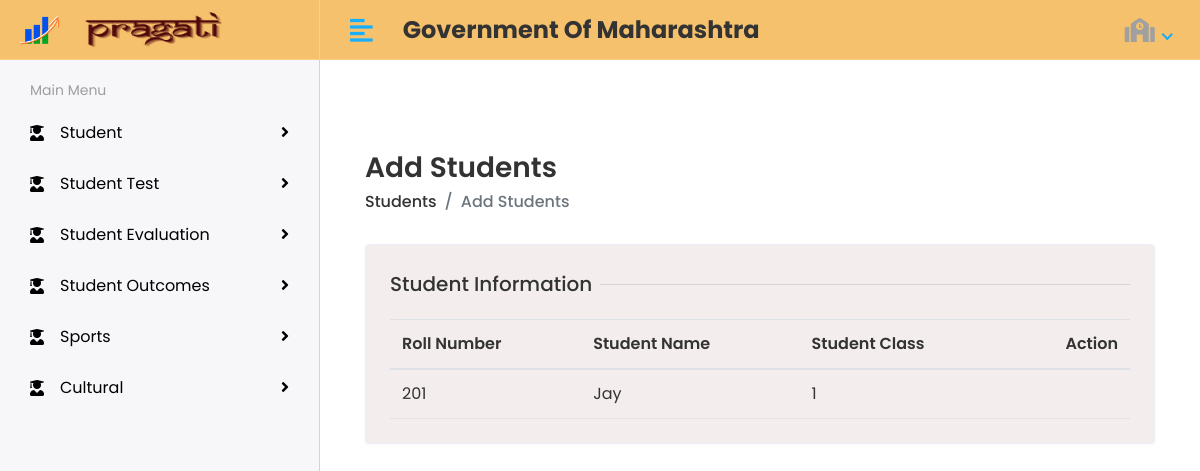
The page /teacher/view_student/ (signed in) on the database its author committed.
### school/models.py (models this page shows, shortened)
class Student(models.Model):
    student_roll=models.IntegerField( null=True,blank=True)
    student_name=models.CharField(max_length =255, null=True,blank=True)
    student_school =models.ForeignKey( School, on_delete=models.CASCADE)
    student_teacher =models.ForeignKey( Teacher, on_delete=models.CASCADE)
    student_class=models.CharField(max_length =255, null=True,blank=True)
    student_session=models.CharField(max_length =255,null=True,blank=True)

### teacher/views.py (the view)
# urls.py: path('view_student/',views.view_student,name='view_student' ),
def view_student(request):
    teacher=Teacher.objects.get(t_info__email=request.user)
    students=Student.objects.filter(student_teacher__t_info__email=request.user,student_school__s_info__email=teacher.t_school.s_info.email)
    context={
        'students':students
    }
    return render(request,'view_students.html',context )

### teacher/templates/view_students.html
{% extends 'teacherbase.html' %}
{% load static %}
{% block content %}
  <div class="content container-fluid">
    <div class="page-header">
      <div class="row align-items-center">
        <div class="col">
          <h3 class="page-title">Add Students</h3>
          <ul class="breadcrumb">
            <li class="breadcrumb-item"><a href="students.html">Students</a></li>
            <li class="breadcrumb-item active">Add Students</li>
          </ul>
        </div>
      </div>
    </div>
    <div class="row">
      <div class="col-sm-12">
        <div class="card">
          <div class="card-body">
            <h5 class="form-title"><span>Student Information</span></h5>
            <table class="table table-hover table-center mb-0 datatable">
                <thead>
                  <tr>
                    <th>Roll Number</th>
                    <th>Student Name</th>
                    <th>Student Class</th>
                    <th class="text-right">Action</th>
                  </tr>
                </thead>
                <tbody>
                    {% for i in students %}
                  <tr>
                    <td>{{i.student_roll}}</td>
                    <td>{{i.student_name}}</td>
                    <td>{{i.student_class}}</td>
                    <td class="text-right">
                    </td>
                  </tr>
                    {% endfor %}
                </tbody>
              </table>
          </div>
        </div>
      </div>
    </div>
  </div>
    {% endblock %}

### static/assets/css/style.css (style rules this page uses)
html { height: 100%; }
body { background-color: #fff; color: #333; font-family: 'Poppins', sans-serif; font-size: 1rem; height: 100%; line-height: 1.5; overflow-x: hidden; }
h1, h2, h3, h4, h5, h6 { font-family: 'Poppins', sans-serif; margin-top: 0; }
a { color: #009ce7; }
input, button, a { transition: all 0.4s ease; -moz-transition: all 0.4s ease; -o-transition: all 0.4s ease; -ms-transition: all 0.4s ease; -webkit-transition: all 0.4s ease; }
ul, ol { padding: 0px; list-style: none; }
.table { color: #333; max-width: 100%; margin-bottom: 0; width: 100%; }
.table thead tr th { font-weight: 600; }
.table tbody tr { border-bottom: 1px solid rgba(0, 0, 0, 0.05); }
.table.table-center td, .table.table-center th { vertical-align: middle; }
.card { border: 1px solid #ececf5; box-shadow: 0 1px 3px 0 rgba(0, 0, 0, 0.03); margin-bottom: 1.875rem; }
.card-body { padding: 1.5rem; background-color: #F3EDED; }
.page-header { margin-bottom: 1.875rem; }
.page-header .breadcrumb { background-color: transparent; color: #6c757d; font-size: 1rem; font-weight: 500; margin-bottom: 0; padding: 0; }
.page-header .breadcrumb a { color: #333; }
.page-title { font-size: 28px; font-weight: 600; color: #333; margin-bottom: 5px; }
.form-title { width: 100%; max-width: 100%; padding: 0; font-size: 1.25rem; font-weight: 500; line-height: inherit; color: #333; white-space: normal; position: relative; display: block; margin-bottom: 20px; }
.form-title:before { content: ""; position: absolute; left: 0px; right: 0px; height: 1px; top: 50%; background-color: rgba(0, 0, 0, 0.1); }
.form-title span { padding: 0px 0.5rem 0 0; background-color: #F3EDED;; display: inline-block; z-index: 2; position: relative; }

### rows shown on the page
Student: student_roll "201", student_name "Jay", student_class "1"
